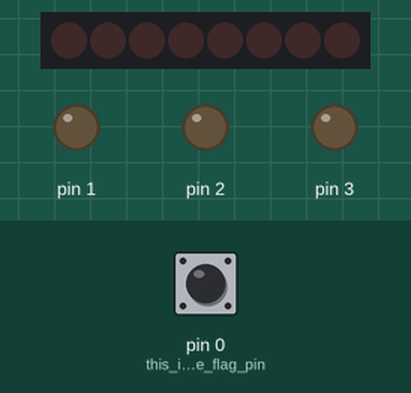
This sketch was run on a simulated Arduino Uno, built with avr-gcc and run on an emulated ATmega328P. Shown: 8 shift-register outputs drawn as a row of LEDs (first output left, lit = HIGH), output pins drawn as LEDs (lit = HIGH). Dashed ring = blinking. The inputs (shaded band) are chosen by the test bench; at power-on: pin 0 (this_is_the_flag_pin) HIGH.

Above: at 0.8 s.
0.9 s: pin 0 (this_is_the_flag_pin) pulled LOW for 0.15 s
At 1.9 s:
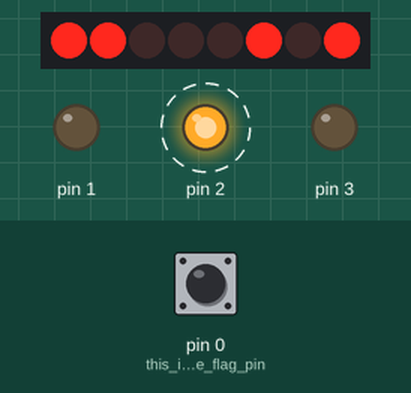
Timing chart, 0 to 10.0 s (numbered marks = the images above; inputs shaded):
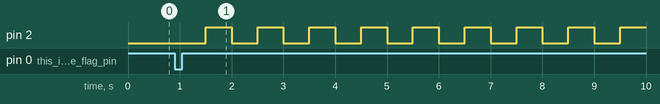

Measured:
- after the input at 0.9 s, pin 2: alternates HIGH for 0.50 s and LOW for 0.50 s, starting after 0.60 s

The sketch:

shiftest-male.ino
```cpp
/*
  shift testing is done by mating two LTC stickers to each other, such that
  A0<->A5, A1<->A4 ... A5<->A0. There is a male half and a female half.
  The male half outputs test stimulus, and the female half analyzes
  the stimulus.

  Setup:
    Mate two LTC stickers to each other, such that A0<->A5, A1<->A4 ... A5<->A0.
    This is the male half of the IO tester. Power on the male side first.

  Expected result:
    The female will pull a flag low to indicate to the male when it's time to transmit (female pin 5)
    The male will transmit a byte of data, and then flash a light (male pin 2)

    If the byte is received correctly, the female side will flash a light.
    Otherwise, it will remain off.

*/

void setup() {
  int i;

  for( i = 0; i < 6; i++ ) {
    pinMode(i, OUTPUT);
    digitalWrite(i, LOW); // make sure clock pin is low
  }
  pinMode(0, INPUT_PULLUP);  // this is the flag pin

  while( (digitalRead(0) == HIGH) )
    ;

  delay(100); // give some time for female init to finish
  shiftOut(5, 4, LSBFIRST, 0xc5);

}

void loop() {
  // indicate doneness
  digitalWrite(2, 0);
  delay(500);
  digitalWrite(2, 1);
  delay(500);

}
```
